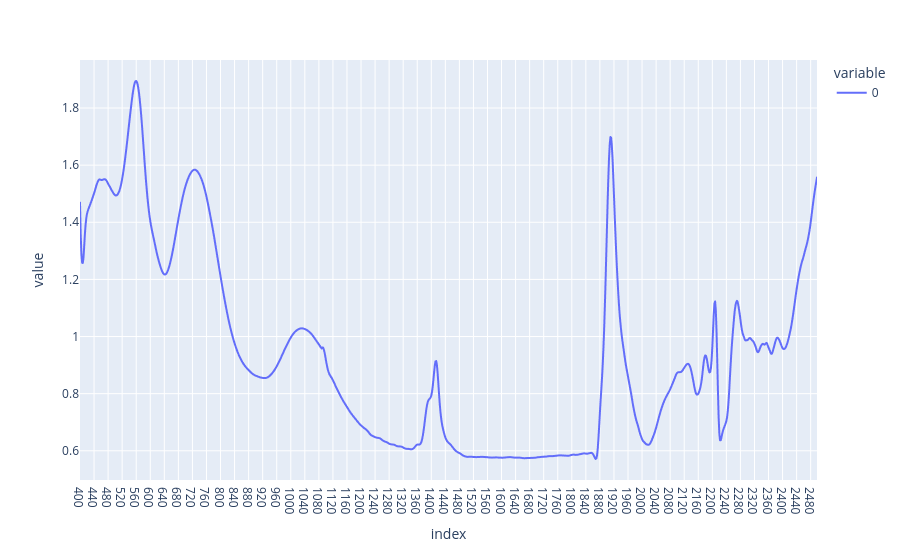

Notebook code for this chart:
### Code cell
# Importing the necessary libraries
import pandas as pd
import numpy as np
import kennard_stone as ks
pd.options.plotting.backend = 'plotly'  # setting plotly as the backend for pandas plotting

# Add parent directory to sys.path so local module 'synthetic' (one level up) can be imported
import sys
from pathlib import Path # for path manipulations
parent_dir = Path.cwd().parent.parent.resolve() # move two levels up from current working directory
if str(parent_dir) not in sys.path: # check to avoid duplicates
    sys.path.insert(0, str(parent_dir)) # insert at the start of sys.path to prioritize local modules

# Loading a soil spectral dataset based on X-ray fluorescence (XRF)
data_complete = pd.read_csv(f'{parent_dir}/VNIR_databases/soil/plsda/soil_vnir.csv', sep=';') # local copy of Toledo 2022 dataset (os ... indica para omitir o caminho longo)
data = data_complete.loc[:, '400':'2498']


data_A = data_complete[data_complete['Class'] == 'A'].reset_index(drop=True)
data_B = data_complete[data_complete['Class'] == 'B'].reset_index(drop=True)

# splitting the data into calibration and prediction sets by kennard-stone algorithm
XA_cal, XA_pred = ks.train_test_split(data_A.loc[:, '400':'2498'], test_size=0.30) # class A
XA_cal = XA_cal.reset_index(drop=True)
XA_pred = XA_pred.reset_index(drop=True)

XB_cal, XB_pred = ks.train_test_split(data_B.loc[:, '400':'2498'], test_size=0.30) # class B
XB_cal = XB_cal.reset_index(drop=True)
XB_pred = XB_pred.reset_index(drop=True)

Xcalclass = pd.concat([XA_cal, XB_cal], axis=0).reset_index(drop=True) # concatenating both classes
Xpredclass = pd.concat([XA_pred, XB_pred], axis=0).reset_index(drop=True)
ycalclass = pd.Series(['A']*XA_cal.shape[0] + ['B']*XB_cal.shape[0]) # creating the target variable for calibration set
ypredclass = pd.Series(['A']*XA_pred.shape[0] + ['B']*XB_pred.shape[0]) # creating the target variable for prediction set

# preprocessings
import preprocessings as prepr # preprocessing methods for XRF data

# savitzky-golay smoothing on the vnir spectra
from scipy.signal import savgol_filter
Xcalclass_prep = pd.DataFrame(savgol_filter(Xcalclass, window_length=11, polyorder=2, axis=1), columns=Xcalclass.columns)
Xpredclass_prep = pd.DataFrame(savgol_filter(Xpredclass, window_length=11, polyorder=2, axis=1), columns=Xpredclass.columns)
Xcalclass_prep, mean_calclass  = prepr.mc(Xcalclass_prep)
Xpredclass_prep = Xpredclass_prep - mean_calclass

from modeling import pls_optimized

# performing PLS-DA with optimized latent variables
plsda_results = pls_optimized(Xcalclass_prep, 
                              ycalclass,
                              LVmax=7,
                              Xpred=Xpredclass_prep,
                              ypred=ypredclass,
                              aim='classification',
                              cv=10)

# Convenience references used later
pls_model = plsda_results[3]               # fitted PLS model
vip_scores_mat = plsda_results[4]          # VIP scores matrix (features × LV)
y_pred_cont = plsda_results[5].iloc[:, -1] # continuous predictions for Xcalclass (used for MI/Cov)

# plotando o vip scores rapidamente
vip_scores_mat.T.plot()

### Figure 1 — Plotly figure (JSON) as saved in the notebook; plotly's stock layout.template omitted (floating-point values rounded to 4 significant figures; data arrays with more than 128 entries replaced by an {"elided": "..."} marker saying what was removed)
{"data": [{"hovertemplate": "variable=0<br>index=%{x}<br>value=%{y}<extra></extra>", "legendgroup": "0", "line": {"color": "#636efa", "dash": "solid"}, "marker": {"symbol": "circle"}, "mode": "lines", "name": "0", "showlegend": true, "type": "scattergl", "x": {"elided": "1050 str values"}, "xaxis": "x", "y": {"elided": "1050 float values"}, "yaxis": "y"}], "layout": {"legend": {"title": {"text": "variable"}, "tracegroupgap": 0}, "margin": {"t": 60}, "xaxis": {"anchor": "y", "domain": [0, 1], "title": {"text": "index"}}, "yaxis": {"anchor": "x", "domain": [0, 1], "title": {"text": "value"}}}}
